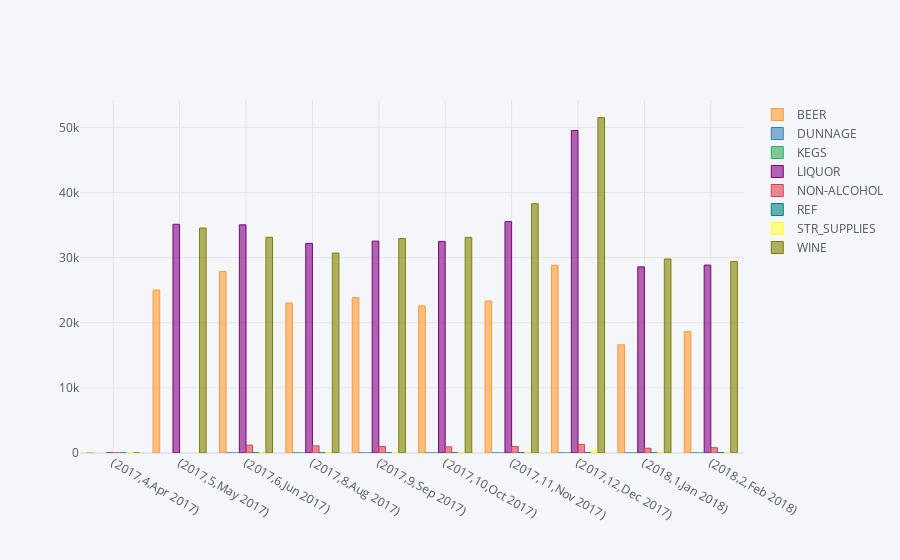

The code cell stored with this chart in its notebook:
### Markdown cell above
## 6. Plot the same information as above but as a bar chart.

### Code cell
pivot_sales_items.iplot(kind='bar')

### Figure 1 — Plotly figure (JSON) as saved in the notebook; plotly's stock layout.template omitted (floating-point values rounded to 4 significant figures)
{"data": [{"marker": {"color": "rgba(255, 153, 51, 0.6)", "line": {"color": "rgba(255, 153, 51, 1.0)", "width": 1}}, "name": "BEER", "orientation": "v", "text": "", "type": "bar", "x": ["(2017,4,Apr 2017)", "(2017,5,May 2017)", "(2017,6,Jun 2017)", "(2017,8,Aug 2017)", "(2017,9,Sep 2017)", "(2017,10,Oct 2017)", "(2017,11,Nov 2017)", "(2017,12,Dec 2017)", "(2018,1,Jan 2018)", "(2018,2,Feb 2018)"], "y": [0, 25020.0, 27860.0, 23030.0, 23850.0, 22580.0, 23340.0, 28820.0, 16610.0, 18640.0]}, {"marker": {"color": "rgba(55, 128, 191, 0.6)", "line": {"color": "rgba(55, 128, 191, 1.0)", "width": 1}}, "name": "DUNNAGE", "orientation": "v", "text": "", "type": "bar", "x": ["(2017,4,Apr 2017)", "(2017,5,May 2017)", "(2017,6,Jun 2017)", "(2017,8,Aug 2017)", "(2017,9,Sep 2017)", "(2017,10,Oct 2017)", "(2017,11,Nov 2017)", "(2017,12,Dec 2017)", "(2018,1,Jan 2018)", "(2018,2,Feb 2018)"], "y": ["", "", 0, 0, 0, 0, 0, 0, 0, 0]}, {"marker": {"color": "rgba(50, 171, 96, 0.6)", "line": {"color": "rgba(50, 171, 96, 1.0)", "width": 1}}, "name": "KEGS", "orientation": "v", "text": "", "type": "bar", "x": ["(2017,4,Apr 2017)", "(2017,5,May 2017)", "(2017,6,Jun 2017)", "(2017,8,Aug 2017)", "(2017,9,Sep 2017)", "(2017,10,Oct 2017)", "(2017,11,Nov 2017)", "(2017,12,Dec 2017)", "(2018,1,Jan 2018)", "(2018,2,Feb 2018)"], "y": ["", "", 0, 0, 0, 0, 0, 0, 0, 0]}, {"marker": {"color": "rgba(128, 0, 128, 0.6)", "line": {"color": "rgba(128, 0, 128, 1.0)", "width": 1}}, "name": "LIQUOR", "orientation": "v", "text": "", "type": "bar", "x": ["(2017,4,Apr 2017)", "(2017,5,May 2017)", "(2017,6,Jun 2017)", "(2017,8,Aug 2017)", "(2017,9,Sep 2017)", "(2017,10,Oct 2017)", "(2017,11,Nov 2017)", "(2017,12,Dec 2017)", "(2018,1,Jan 2018)", "(2018,2,Feb 2018)"], "y": [0, 35120.0, 35040.0, 32190.0, 32530.0, 32490.0, 35520.0, 49520.0, 28580.0, 28850.0]}, {"marker": {"color": "rgba(219, 64, 82, 0.6)", "line": {"color": "rgba(219, 64, 82, 1.0)", "width": 1}}, "name": "NON-ALCOHOL", "orientation": "v", "text": "", "type": "bar", "x": ["(2017,4,Apr 2017)", "(2017,5,May 2017)", "(2017,6,Jun 2017)", "(2017,8,Aug 2017)", "(2017,9,Sep 2017)", "(2017,10,Oct 2017)", "(2017,11,Nov 2017)", "(2017,12,Dec 2017)", "(2018,1,Jan 2018)", "(2018,2,Feb 2018)"], "y": [0, "", 1209.0, 1091.0, 997.1, 945.6, 1005.0, 1316.0, 732.2, 812.8]}, {"marker": {"color": "rgba(0, 128, 128, 0.6)", "line": {"color": "rgba(0, 128, 128, 1.0)", "width": 1}}, "name": "REF", "orientation": "v", "text": "", "type": "bar", "x": ["(2017,4,Apr 2017)", "(2017,5,May 2017)", "(2017,6,Jun 2017)", "(2017,8,Aug 2017)", "(2017,9,Sep 2017)", "(2017,10,Oct 2017)", "(2017,11,Nov 2017)", "(2017,12,Dec 2017)", "(2018,1,Jan 2018)", "(2018,2,Feb 2018)"], "y": [0, "", 30.6, 19.54, 38.88, 22.82, 63.11, 41.21, 23.66, 41.52]}, {"marker": {"color": "rgba(255, 255, 51, 0.6)", "line": {"color": "rgba(255, 255, 51, 1.0)", "width": 1}}, "name": "STR_SUPPLIES", "orientation": "v", "text": "", "type": "bar", "x": ["(2017,4,Apr 2017)", "(2017,5,May 2017)", "(2017,6,Jun 2017)", "(2017,8,Aug 2017)", "(2017,9,Sep 2017)", "(2017,10,Oct 2017)", "(2017,11,Nov 2017)", "(2017,12,Dec 2017)", "(2018,1,Jan 2018)", "(2018,2,Feb 2018)"], "y": [0, "", 89.22, 77.34, 94.64, 84.38, 106.1, 439.6, 56.94, 47.76]}, {"marker": {"color": "rgba(128, 128, 0, 0.6)", "line": {"color": "rgba(128, 128, 0, 1.0)", "width": 1}}, "name": "WINE", "orientation": "v", "text": "", "type": "bar", "x": ["(2017,4,Apr 2017)", "(2017,5,May 2017)", "(2017,6,Jun 2017)", "(2017,8,Aug 2017)", "(2017,9,Sep 2017)", "(2017,10,Oct 2017)", "(2017,11,Nov 2017)", "(2017,12,Dec 2017)", "(2018,1,Jan 2018)", "(2018,2,Feb 2018)"], "y": [0, 34550.0, 33130.0, 30710.0, 32940.0, 33110.0, 38280.0, 51490.0, 29790.0, 29410.0]}], "layout": {"legend": {"bgcolor": "#F5F6F9", "font": {"color": "#4D5663"}}, "paper_bgcolor": "#F5F6F9", "plot_bgcolor": "#F5F6F9", "title": {"font": {"color": "#4D5663"}}, "xaxis": {"gridcolor": "#E1E5ED", "showgrid": true, "tickfont": {"color": "#4D5663"}, "title": {"font": {"color": "#4D5663"}, "text": ""}, "zerolinecolor": "#E1E5ED"}, "yaxis": {"gridcolor": "#E1E5ED", "showgrid": true, "tickfont": {"color": "#4D5663"}, "title": {"font": {"color": "#4D5663"}, "text": ""}, "zerolinecolor": "#E1E5ED"}}}
